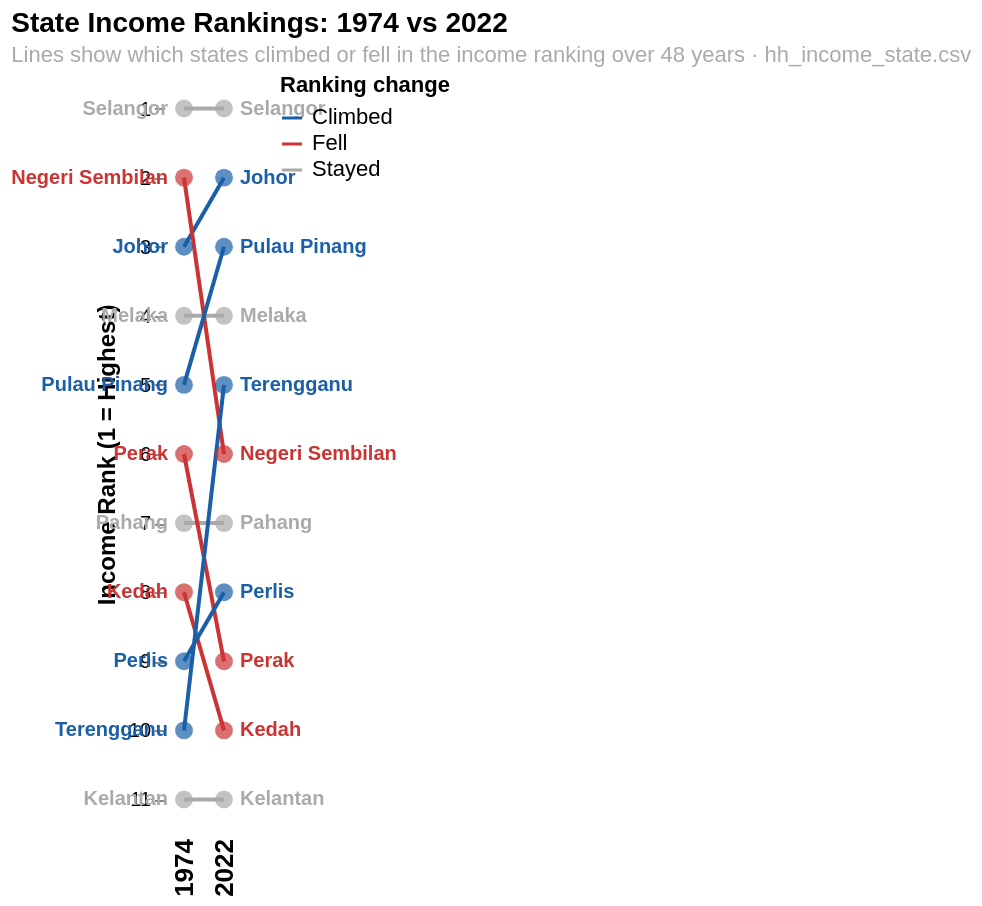

Specify this chart in Vega-Lite:
### Vega-Lite specification from a JSON file in a GitHub repository (floating-point values rounded to 4 significant figures)
{"$schema": "https://vega.github.io/schema/vega-lite/v5.json", "title": {"text": "State Income Rankings: 1974 vs 2022", "subtitle": "Lines show which states climbed or fell in the income ranking over 48 years · hh_income_state.csv", "fontSize": 14, "subtitleFontSize": 11, "subtitleColor": "#aaaaaa", "anchor": "start"}, "width": "container", "height": 380, "data": {"values": [{"state": "Johor", "rank_1974": 3, "rank_2022": 2, "moved": "Climbed"}, {"state": "Kedah", "rank_1974": 8, "rank_2022": 10, "moved": "Fell"}, {"state": "Kelantan", "rank_1974": 11, "rank_2022": 11, "moved": "Stayed"}, {"state": "Melaka", "rank_1974": 4, "rank_2022": 4, "moved": "Stayed"}, {"state": "Negeri Sembilan", "rank_1974": 2, "rank_2022": 6, "moved": "Fell"}, {"state": "Pahang", "rank_1974": 7, "rank_2022": 7, "moved": "Stayed"}, {"state": "Perak", "rank_1974": 6, "rank_2022": 9, "moved": "Fell"}, {"state": "Perlis", "rank_1974": 9, "rank_2022": 8, "moved": "Climbed"}, {"state": "Pulau Pinang", "rank_1974": 5, "rank_2022": 3, "moved": "Climbed"}, {"state": "Selangor", "rank_1974": 1, "rank_2022": 1, "moved": "Stayed"}, {"state": "Terengganu", "rank_1974": 10, "rank_2022": 5, "moved": "Climbed"}]}, "transform": [{"fold": ["rank_1974", "rank_2022"], "as": ["year_label", "rank"]}, {"calculate": "datum.year_label == 'rank_1974' ? 1974 : 2022", "as": "year"}], "layer": [{"mark": {"type": "line", "strokeWidth": 2}, "encoding": {"x": {"field": "year", "type": "ordinal", "title": null, "axis": {"labelFontSize": 13, "labelFontWeight": "bold", "domain": false, "ticks": false, "grid": false}}, "y": {"field": "rank", "type": "quantitative", "sort": "ascending", "scale": {"domain": [0.5, 11.5], "reverse": true}, "title": "Income Rank (1 = Highest)", "axis": {"labelFontSize": 10, "titleFontSize": 12, "tickCount": 11, "grid": false, "domain": false}}, "color": {"field": "moved", "type": "nominal", "scale": {"domain": ["Climbed", "Fell", "Stayed"], "range": ["#1a5fa8", "#cc3333", "#aaaaaa"]}, "legend": {"title": "Ranking change", "labelFontSize": 11, "titleFontSize": 11}}, "detail": {"field": "state", "type": "nominal"}}}, {"mark": {"type": "point", "filled": true, "size": 80}, "encoding": {"x": {"field": "year", "type": "ordinal"}, "y": {"field": "rank", "type": "quantitative", "sort": "ascending", "scale": {"domain": [0.5, 11.5], "reverse": true}}, "color": {"field": "moved", "type": "nominal", "scale": {"domain": ["Climbed", "Fell", "Stayed"], "range": ["#1a5fa8", "#cc3333", "#aaaaaa"]}, "legend": null}}}, {"transform": [{"filter": "datum.year_label == 'rank_1974'"}], "mark": {"type": "text", "align": "right", "dx": -8, "fontSize": 10, "fontWeight": "bold"}, "encoding": {"x": {"field": "year", "type": "ordinal"}, "y": {"field": "rank", "type": "quantitative", "sort": "ascending", "scale": {"domain": [0.5, 11.5], "reverse": true}}, "text": {"field": "state", "type": "nominal"}, "color": {"field": "moved", "type": "nominal", "scale": {"domain": ["Climbed", "Fell", "Stayed"], "range": ["#1a5fa8", "#cc3333", "#888888"]}, "legend": null}}}, {"transform": [{"filter": "datum.year_label == 'rank_2022'"}], "mark": {"type": "text", "align": "left", "dx": 8, "fontSize": 10, "fontWeight": "bold"}, "encoding": {"x": {"field": "year", "type": "ordinal"}, "y": {"field": "rank", "type": "quantitative", "sort": "ascending", "scale": {"domain": [0.5, 11.5], "reverse": true}}, "text": {"field": "state", "type": "nominal"}, "color": {"field": "moved", "type": "nominal", "scale": {"domain": ["Climbed", "Fell", "Stayed"], "range": ["#1a5fa8", "#cc3333", "#888888"]}, "legend": null}}}], "config": {"view": {"stroke": null}, "background": "#ffffff"}}
